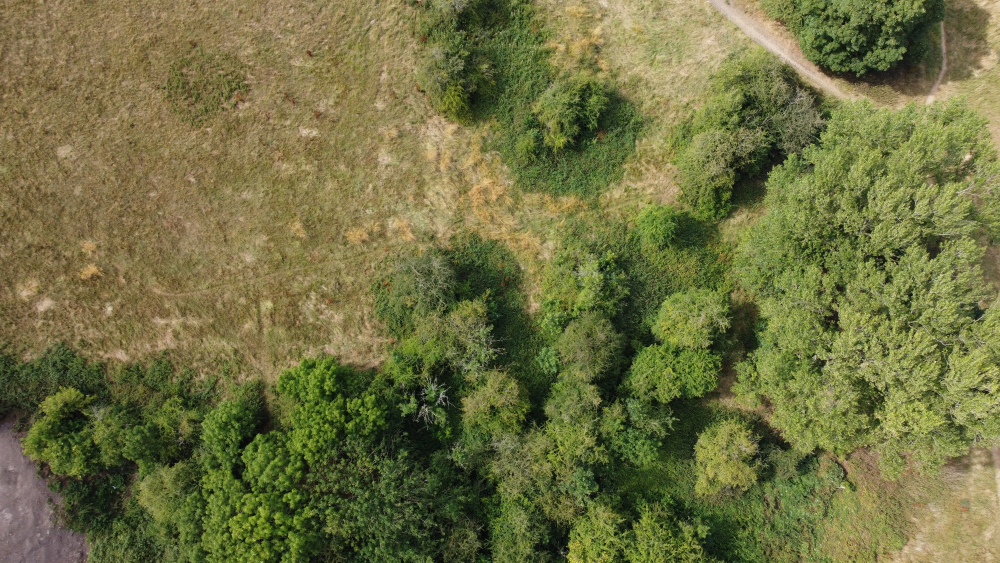
#> input picture images/7.jpg, 4000 x 2250 px (shown at 1/4 size)
$ python train2.py   (older library calls are emulated)
#> lines starting #> are read from the running program, lines starting #| are printed output that depends on the picture; long printed decimals are rounded
### gabor.py
#####
#
#  Make feature extraction repeatable process between
#  model creation / training and prediction
#
#####

import cv2 as cv2
import numpy as np
import pandas as pd
from scipy import ndimage as nd
from skimage.morphology import disk
from skimage.filters.rank import entropy
from skimage.filters import sobel
from skimage.filters import scharr

def extract_features(img: np.ndarray) -> pd.DataFrame:
    """ input an image, returns a dataframe of 1d arrays corresponding
        to each filter """
    df = pd.DataFrame()
    df['red'] = img[:, :, 2].reshape(-1)
    df['green'] = img[:, :, 1].reshape(-1)
    df['blue'] = img[:, :, 0].reshape(-1)
    img_gray = cv2.cvtColor(img, cv2.COLOR_BGR2GRAY)
    df['gray'] = img_gray.reshape(-1)
    kerns = get_gabor_bank(3)
    num = 1
    for kern in kerns:
        img_temp = cv2.filter2D(img_gray, cv2.CV_8UC3, kern)
        df['Gabor' + str(num)] = img_temp.reshape(-1)
        num = num + 1
    img_gaussian = nd.gaussian_filter(img_gray, sigma=3).reshape(-1)
    df['gaussian'] = img_gaussian.reshape(-1)
    img_entropy = entropy(img_gray, disk(1))
    df['entropy'] = img_entropy.reshape(-1)
    img_sobel = sobel(img_gray)
    df['sobel'] = img_sobel.reshape(-1)
    img_scharr = scharr(img_gray)
    df['scharr'] = img_scharr.reshape(-1)
    return df


def get_gabor_bank(kernel_size: int = 3) -> np.ndarray:
    """Returns a bank of gabor kernels, determined by kernel_size"""
    l = []
    for theta in range(2):
        theta = theta / 4 * np.pi
        for sigma in (3, 5):
            for lam in np.arange(0, np.pi, np.pi / 4.):
                for gamma in (0.05, 0.5):
                    kernel = cv2.getGaborKernel(
                        (kernel_size, kernel_size),
                        sigma,
                        theta,
                        lam,
                        gamma,
                        0,
                        ktype=cv2.CV_32F)
                    l.append(kernel)
    return np.asarray(l)


# [13 lines that do not run on import are left out]

### train2.py
import numpy as np
import cv2 as cv2
import pandas as pd
import matplotlib.pyplot as plt
import seaborn as sns
import pickle
from skimage.transform import resize
from sklearn.model_selection import train_test_split
from sklearn.ensemble import RandomForestClassifier
from sklearn import metrics
from gabor import extract_features

img = cv2.imread('images/7.jpg')
#> img is the input picture: shape (2250, 4000, 3); mean B, G, R 65.7, 112.8, 112.2
img_label = cv2.imread('images/7l.jpg')
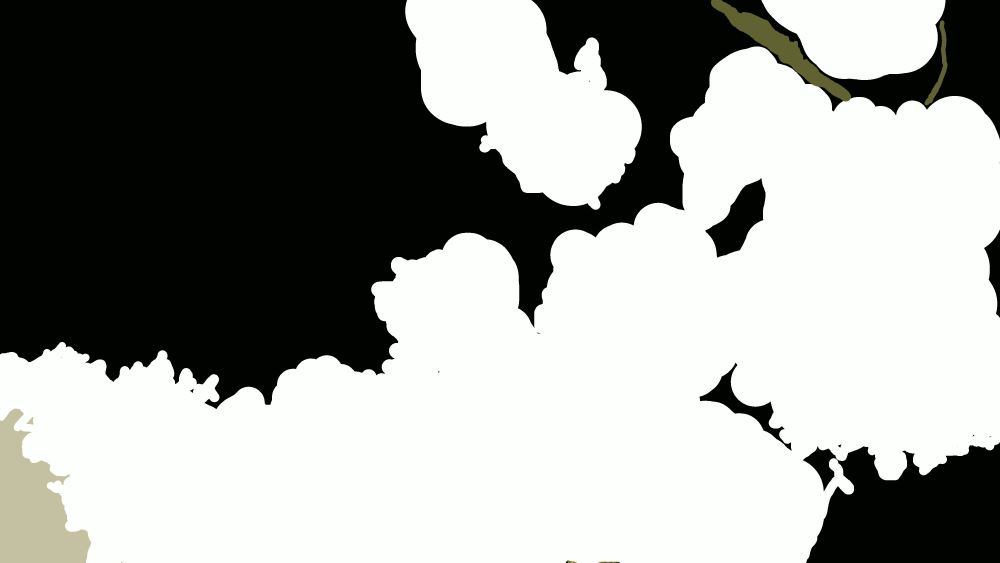
#> input picture images/7l.jpg, 4000 x 2250 px (shown at 1/4 size)
#> img_label is the input picture: shape (2250, 4000, 3); mean B, G, R 150.9, 154.6, 152.6

# resize it so we can play with the image
scale_percent = 20
dim = int(img.shape[1] * scale_percent / 100), \
      int(img.shape[0] * scale_percent / 100)
#> dim = (800, 450)
img = cv2.resize(img, dim, interpolation=cv2.INTER_AREA)
#> img: shape (450, 800, 3)

# resize labels without interpolation, which adds intensities we dont want
img_label = resize(img_label, (dim[1], dim[0]),
                   mode='edge',
                   anti_aliasing=False,
                   anti_aliasing_sigma=None,
                   preserve_range=True,
                   order=0)
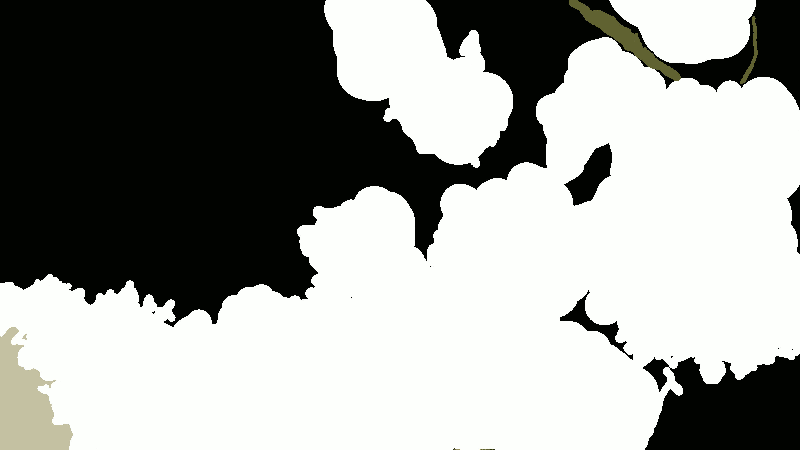
#> img_label: shape (450, 800, 3); mean B, G, R 150.9, 154.6, 152.6
img_label = img_label[:, :, 2]
#> img_label: shape (450, 800)

df = extract_features(img)
#> in extract_features, `img_gray = cv2.cvtColor(img, cv2.COLOR_BGR2GRAY)`:
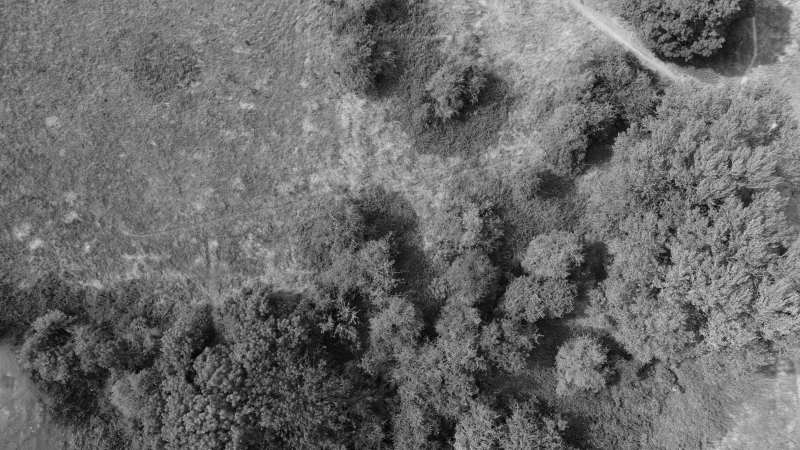
#> img_gray: shape (450, 800); min 7, max 225, mean 107.2
#> the loop in extract_features, `for kern in kerns:` made 32 passes
#> pass 3, in extract_features, `img_temp = cv2.filter2D(img_gray, cv2.CV_8UC3, kern)`:
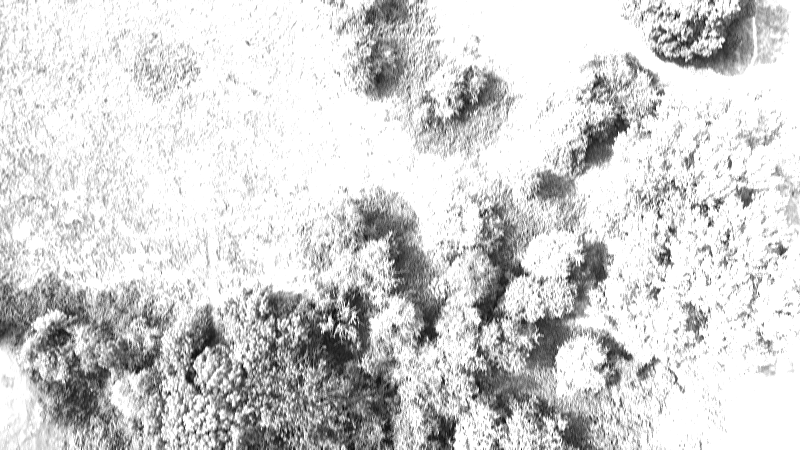
#> img_temp: shape (450, 800); min 2, max 255, mean 210.8
#> after the loop in extract_features, `for kern in kerns:`: num = 33
#> in extract_features, `img_entropy = entropy(img_gray, disk(1))`:
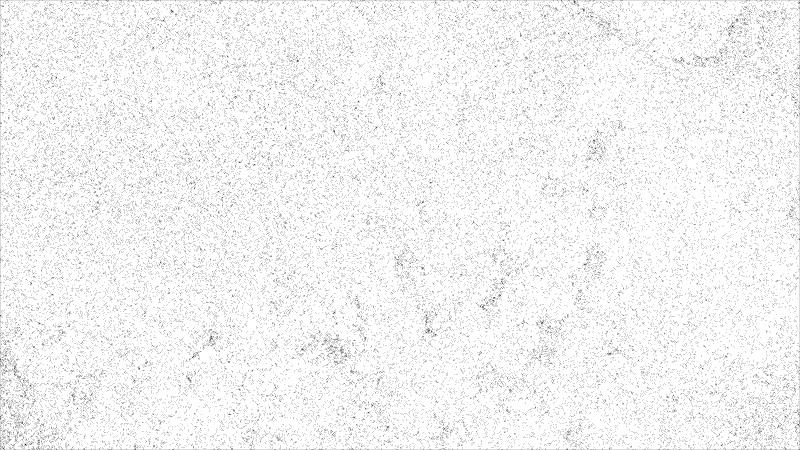
#> img_entropy: shape (450, 800) float64; min 0, max 2.32, mean 2.22; drawn with min black and max white
#> in extract_features, `img_sobel = sobel(img_gray)`:
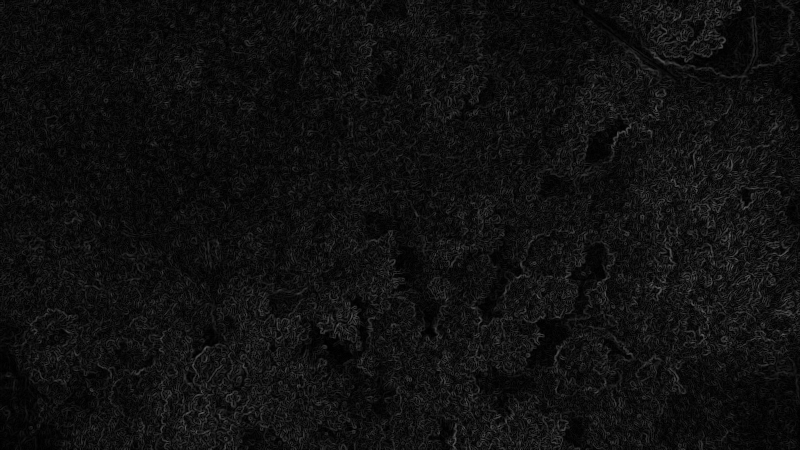
#> img_sobel: shape (450, 800) float64; min 0, max 0.368, mean 0.0637
#> df = table of 360000 rows and 40 columns

labels = img_label.reshape(-1)

# this curates 'interpolated values' into their label, so
# we have only 4 labels,
# TODO:  clean this up, maybe use label-studio and simpler cleaning method.
labels[labels < 50] = 1
labels[(labels >= 50) & (labels < 151)] = 2
labels[(labels > 150) & (labels < 200)] = 3
labels[labels >= 200] = 4

df['Labels'] = labels
print(df)
#> (printed output is left out)

print('labels are ' + str(np.unique(labels)))
#| labels are [1 2 3 4]

# split dataset into labels and data
Y = df['Labels']
X = df.drop(labels=['Labels'], axis=1)
#> X = table of 360000 rows and 40 columns

print("Value Counts:")
print(Y.value_counts())
#| Labels
#| 4    211923
#| 1    140974
#| 3      5088
#| 2      2015
#| Name: count, dtype: int64

# test size is the proportion of the split between training and testing
# random state ensures that the dataset is split
# stratify ensures the resultant datasets include labels in the same proportion as the source
X_train, X_test, Y_train, Y_test = train_test_split(X, Y, test_size=0.3, random_state=10, stratify=Y)
#> X_train = table of 252000 rows and 40 columns; X_test = table of 108000 rows and 40 columns

model = RandomForestClassifier(n_estimators=20, random_state=30)
model.fit(X_train, Y_train)

prediction_test = model.predict(X_test)
print("Accuracy = ", metrics.accuracy_score(Y_test, prediction_test))
#| Accuracy =  0.9481

feature_list = list(X.columns)
#> feature_list = 40 items, first 6: 'red', 'green', 'blue', 'gray', 'Gabor1', 'Gabor2'
feature_importance = pd.Series(model.feature_importances_, index=feature_list).sort_values(ascending=False)
print("Feature Importance:")
print(feature_importance)
#> (printed output is left out)

# get confusion matrix
matrix = metrics.confusion_matrix(Y_test, prediction_test)
#> matrix = [[39229, 40, 5, 3018], [271, 310, 2, 22], [55, 1, 1313, 157], [2022, 1, 8, 61546]]
matrix = matrix.astype('float') / matrix.sum(axis=1)[:, np.newaxis]
#> matrix = [[0.928, 0.000946, 0.000118, 0.0714], [0.448, 0.512, 0.00331, 0.0364], [0.036, 0.000655, 0.86, 0.103], [0.0318, 1.57e-05, 0.000126, 0.968]]

plt.figure(figsize=(16, 7))
sns.set(font_scale=1)
sns.heatmap(matrix, annot=True, annot_kws={'size': 10}, cmap=plt.cm.Greens, linewidth=0.2)
class_names = ['Grass', 'Soil', 'Path','Veg']
tick_marks = np.arange(len(class_names))
tick_marks2 = tick_marks + 0.5
plt.xticks(tick_marks, class_names)
plt.yticks(tick_marks2, class_names, rotation=0)
plt.xlabel('Predicted')
plt.ylabel('True')
plt.title('Confusion Matrix')
plt.show()
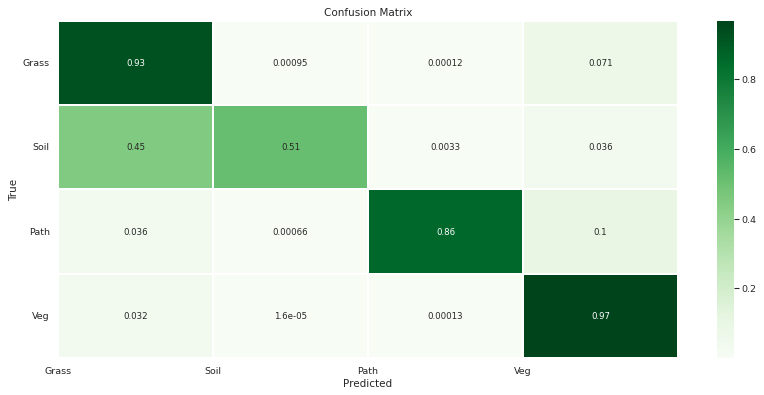
#> figure drawn by matplotlib, 2 panels


filename = "RandomForestClassifier2.pkl"
pickle.dump(model, open(filename, 'wb'))

# cv2.waitKey()
# cv2.destroyAllWindows()
